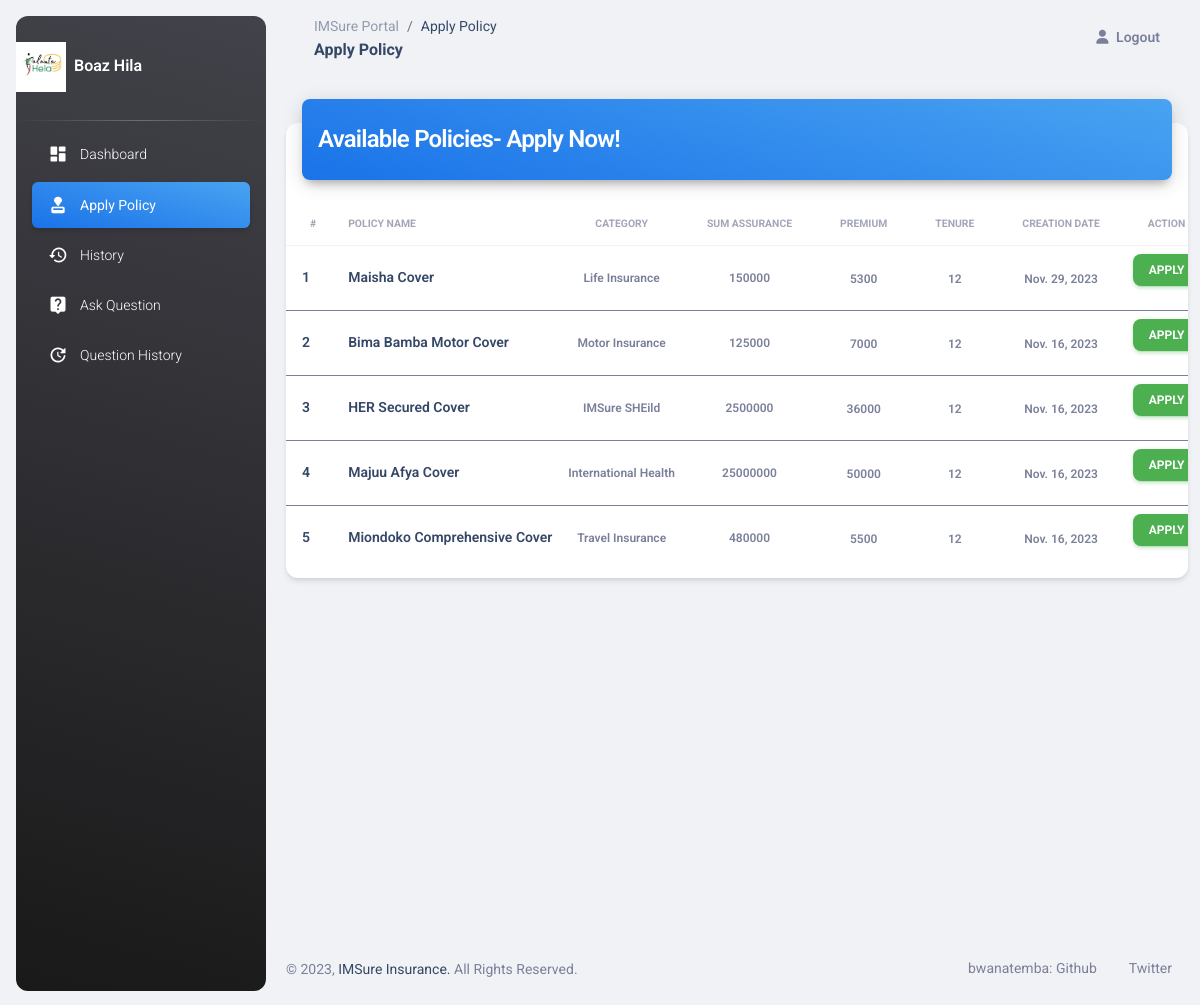
/customer/apply-policy (signed in), run on the app's committed database.
### customer/models.py (models this page shows, shortened)
class Customer(models.Model):
    user = models.OneToOneField(User, on_delete=models.CASCADE)
    profile_pic = models.ImageField(upload_to='profile_pic/Customer/', null=True, blank=True)
    address = models.CharField(max_length=40)
    mobile = models.CharField(max_length=20, null=False)

### insurancemanagement/models.py (models this page shows, shortened)
class Policy(models.Model):
    category = models.ForeignKey('Category', on_delete=models.CASCADE)
    policy_name = models.CharField(max_length=200)
    sum_assurance = models.PositiveIntegerField()
    premium = models.PositiveIntegerField()
    tenure = models.PositiveIntegerField()
    creation_date = models.DateField(auto_now=True)

class Category(models.Model):
    category_name = models.CharField(max_length=20)
    creation_date = models.DateField(auto_now=True)
    def __str__(self):
        return self.category_name

### customer/views.py (the view)
# urls.py: path('apply-policy', views.apply_policy_view, name='apply-policy'),
def apply_policy_view(request):
    customer = models.Customer.objects.get(user_id=request.user.id)
    policies = CMODEL.Policy.objects.all()
    return render(request, 'customer/apply_policy.html', {'policies': policies, 'customer': customer})

### insurancemanagement/templates/customer/apply_policy.html (shortened to what this page needs)
<!DOCTYPE html>
{% load static %}
<html lang="en">
<head>
  <link href="{% static 'dashboard/css/nucleo-icons.css' %}" rel="stylesheet" />
  <link href="{% static 'dashboard/css/nucleo-svg.css' %}" rel="stylesheet" />
  <link id="pagestyle" href="{% static 'dashboard/css/material-dashboard.css' %}" rel="stylesheet" />
</head>
<body class="g-sidenav-show  bg-gray-200">
  <aside class="sidenav navbar navbar-vertical navbar-expand-xs border-0 border-radius-xl my-3 fixed-start ms-3   bg-gradient-dark" id="sidenav-main">
    <br><div class="sidenav-header">
        <img src="{% static customer.profile_pic.url %}" width="50" height="50" alt="main_logo">
        <span class="ms-1 font-weight-bold text-white">{{request.user.first_name}} {{request.user.last_name}}</span>
    </div>
    <hr class="horizontal light mt-0 mb-2">
    <div class="collapse navbar-collapse  w-auto " id="sidenav-collapse-main">
      <ul class="navbar-nav">
        <li class="nav-item">
          <a class="nav-link text-white" href="/customer/customer-dashboard">
            <div class="text-white text-center me-2 d-flex align-items-center justify-content-center">
              <i class="material-icons opacity-10">dashboard</i>
            </div>
            <span class="nav-link-text ms-1">Dashboard</span>
          </a>
        </li>
        <li class="nav-item">
          <a class="nav-link text-white active bg-gradient-info" href="/customer/apply-policy">
            <div class="text-white text-center me-2 d-flex align-items-center justify-content-center">
              <i class="material-icons opacity-10">approval</i>
            </div>
            <span class="nav-link-text ms-1">Apply Policy</span>
          </a>
        </li>
        <li class="nav-item">
          <a class="nav-link text-white " href="/customer/history">
            <div class="text-white text-center me-2 d-flex align-items-center justify-content-center">
              <i class="material-icons opacity-10">history</i>
            </div>
            <span class="nav-link-text ms-1">History</span>
          </a>
        </li>
        <li class="nav-item">
          <a class="nav-link text-white " href="/customer/ask-question">
            <div class="text-white text-center me-2 d-flex align-items-center justify-content-center">
              <i class="material-icons opacity-10">live_help</i>
            </div>
            <span class="nav-link-text ms-1">Ask Question</span>
          </a>
        </li>
        <li class="nav-item">
          <a class="nav-link text-white " href="/customer/question-history">
            <div class="text-white text-center me-2 d-flex align-items-center justify-content-center">
              <i class="material-icons opacity-10">update</i>
            </div>
            <span class="nav-link-text ms-1">Question History</span>
          </a>
        </li>
      </ul>
    </div>
  </aside>
  <main class="main-content position-relative max-height-vh-100 h-100 border-radius-lg ">
    <nav class="navbar navbar-main navbar-expand-lg px-0 mx-4 shadow-none border-radius-xl" id="navbarBlur" data-scroll="true">
      <div class="container-fluid py-1 px-3">
        <nav aria-label="breadcrumb">
          <ol class="breadcrumb bg-transparent mb-0 pb-0 pt-1 px-0 me-sm-6 me-5">
            <li class="breadcrumb-item text-sm"><a class="opacity-5 text-dark" href="javascript:;">IMSure Portal</a></li>
            <li class="breadcrumb-item text-sm text-dark active" aria-current="page">Apply Policy</li>
          </ol>
          <h6 class="font-weight-bolder mb-0">Apply Policy</h6>
        </nav>
        <div class="collapse navbar-collapse mt-sm-0 mt-2 me-md-0 me-sm-4" id="navbar">
          <ul class="navbar-nav  justify-content-end">
            <li class="nav-item d-flex align-items-center">
              <a href="/logout" class="nav-link text-body font-weight-bold px-0">
                <i class="fa fa-user me-sm-1"></i>
                <span class="d-sm-inline d-none">Logout</span>
              </a>
            </li>
          </ul>
        </div>
      </div>
    </nav>
    <div class="container-fluid py-4">
      <div class="row">
        <div class="col-12">
          <div class="card my-4">
            <div class="card-header p-0 position-relative mt-n4 mx-3 z-index-2">
              <div class="bg-gradient-info shadow-dark border-radius-lg pt-4 pb-3">
                <h4 class="text-white text-capitalize ps-3">Available Policies- Apply Now!</h4>
              </div>
            </div>
            <div class="card-body px-0 pb-2">
              <div class="table-responsive p-0">
                <table class="table align-items-center mb-0">
                  <thead>
                    <tr>
                      <th class="text-uppercase text-secondary text-xxs font-weight-bolder opacity-7">#</th>
                      <th class="text-uppercase text-secondary text-xxs font-weight-bolder opacity-7 ps-2">Policy Name</th>
                      <th class="text-center text-uppercase text-secondary text-xxs font-weight-bolder opacity-7">Category</th>
                      <th class="text-center text-uppercase text-secondary text-xxs font-weight-bolder opacity-7">Sum Assurance</th>
                      <th class="text-center text-uppercase text-secondary text-xxs font-weight-bolder opacity-7">Premium</th>
                      <th class="text-center text-uppercase text-secondary text-xxs font-weight-bolder opacity-7">Tenure</th>
                      <th class="text-center text-uppercase text-secondary text-xxs font-weight-bolder opacity-7">Creation Date</th>
                      <th class="text-center text-uppercase text-secondary text-xxs font-weight-bolder opacity-7">Action</th>
                    </tr>
                  </thead>
                  {% for t in policies %}
                  <tbody>
                    <tr>
                      <td>
                        <div class="d-flex px-2 py-1">
                          <div class="d-flex flex-column justify-content-center">
                            <h6 class="mb-0 text-sm">{{ forloop.counter }}</h6>
                          </div>
                        </div>
                      </td>
                      <td>
                        <h6 class="mb-0 text-sm">{{t.policy_name}}</h6>
                      </td>
                      <td class="align-middle text-center text-sm">
                        <span class="text-secondary text-xs font-weight-bold">{{t.category}}</span>
                      </td>
                      <td class="align-middle text-center text-sm">
                        <span class="text-secondary text-xs font-weight-bold">{{t.sum_assurance}}</span>
                      </td>
                      <td class="align-middle text-center">
                        <span class="text-secondary text-xs font-weight-bold">{{t.premium}}</span>
                      </td>
                      <td class="align-middle text-center">
                        <span class="text-secondary text-xs font-weight-bold">{{t.tenure}}</span>
                      </td>
                      <td class="align-middle text-center">
                        <span class="text-secondary text-xs font-weight-bold">{{t.creation_date}}</span>
                      </td>
                      <td class="align-middle text-center text-sm">
                        <a class="btn btn-success btn-sm" href="{% url 'apply' t.id  %}">APPLY</a>
                      </td>
                    </tr>
                    {% endfor %}
                  </tbody>
                </table>
              </div>
            </div>
          </div>
        </div>
      </div>
    </div>
      <br><br><br><br><br><br>
      <br><br><br><br><br><br>
      <div class="row mb-4">
      <footer class="footer py-4  ">
        <div class="container-fluid">
          <div class="row align-items-center justify-content-lg-between">
            <div class="col-lg-6 mb-lg-0 mb-4">
              <div class="copyright text-center text-sm text-muted text-lg-start">
                &copy; ,
                <a href="/" target="_blank">IMSure Insurance. </a> All Rights Reserved.
              </div>
            </div>
            <div class="col-lg-6">
              <ul class="nav nav-footer justify-content-center justify-content-lg-end">
                <li class="nav-item">
                  <a href="https://github.com/bwanatemba" class="nav-link text-muted" target="_blank">bwanatemba: Github </a>
                </li>
                <li class="nav-item">
                  <a href="https://twitter.com/bwanatemba" class="nav-link text-muted" target="_blank">Twitter</a>
                </li>
              </ul>
            </div>
          </div>
        </div>
      </footer>
    </div>
  </main>
</body>
</html>

### data on the page
Customer: profile_pic (picture)
Policy: policy_name "Maisha Cover", category "Life Insurance", sum_assurance "150000", premium "5300", tenure "12", creation_date "Nov. 29, 2023"
Policy: policy_name "Bima Bamba Motor Cover", category "Motor Insurance", sum_assurance "125000", premium "7000", tenure "12", creation_date "Nov. 16, 2023"
Policy: policy_name "HER Secured Cover", category "IMSure SHEild", sum_assurance "2500000", premium "36000", tenure "12", creation_date "Nov. 16, 2023"
Policy: policy_name "Majuu Afya Cover", category "International Health", sum_assurance "25000000", premium "50000", tenure "12", creation_date "Nov. 16, 2023"
Policy: policy_name "Miondoko Comprehensive Cover", category "Travel Insurance", sum_assurance "480000", premium "5500", tenure "12", creation_date "Nov. 16, 2023"

### other printed values
{{ request.user.first_name }} "Boaz"
{{ request.user.last_name }} "Hila"
